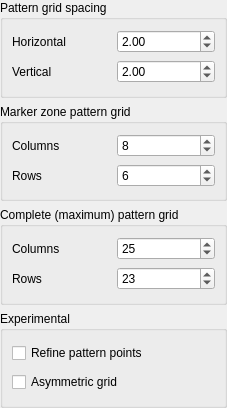
<?xml version="1.0" encoding="UTF-8"?>
<ui version="4.0">
 <class>ZRingGridPatternFinderConfigWidget</class>
 <widget class="QWidget" name="ZRingGridPatternFinderConfigWidget">
  <property name="geometry">
   <rect>
    <x>0</x>
    <y>0</y>
    <width>227</width>
    <height>408</height>
   </rect>
  </property>
  <property name="windowTitle">
   <string>Form</string>
  </property>
  <layout class="QVBoxLayout" name="verticalLayout">
   <property name="leftMargin">
    <number>0</number>
   </property>
   <property name="topMargin">
    <number>0</number>
   </property>
   <property name="rightMargin">
    <number>0</number>
   </property>
   <property name="bottomMargin">
    <number>0</number>
   </property>
   <item>
    <widget class="QGroupBox" name="groupBox_3">
     <property name="title">
      <string>Pattern grid spacing</string>
     </property>
     <layout class="QGridLayout" name="gridLayout_4">
      <item row="0" column="0">
       <widget class="QLabel" name="label_12">
        <property name="text">
         <string>Horizontal</string>
        </property>
       </widget>
      </item>
      <item row="0" column="1">
       <widget class="QDoubleSpinBox" name="sizeColWidthSpinBox">
        <property name="value">
         <double>2.000000000000000</double>
        </property>
       </widget>
      </item>
      <item row="1" column="0">
       <widget class="QLabel" name="label_17">
        <property name="text">
         <string>Vertical</string>
        </property>
       </widget>
      </item>
      <item row="1" column="1">
       <widget class="QDoubleSpinBox" name="sizeRowHeightSpinBox">
        <property name="value">
         <double>2.000000000000000</double>
        </property>
       </widget>
      </item>
     </layout>
    </widget>
   </item>
   <item>
    <widget class="QGroupBox" name="groupBox_2">
     <property name="title">
      <string>Marker zone pattern grid</string>
     </property>
     <layout class="QGridLayout" name="gridLayout_3">
      <item row="0" column="0">
       <widget class="QLabel" name="label_15">
        <property name="text">
         <string>Columns</string>
        </property>
       </widget>
      </item>
      <item row="0" column="1">
       <widget class="QSpinBox" name="sizeColumnsSpinBox">
        <property name="value">
         <number>8</number>
        </property>
       </widget>
      </item>
      <item row="1" column="0">
       <widget class="QLabel" name="label_16">
        <property name="text">
         <string>Rows</string>
        </property>
       </widget>
      </item>
      <item row="1" column="1">
       <widget class="QSpinBox" name="sizeRowsSpinBox">
        <property name="value">
         <number>6</number>
        </property>
       </widget>
      </item>
     </layout>
    </widget>
   </item>
   <item>
    <widget class="QGroupBox" name="groupBox">
     <property name="title">
      <string>Complete (maximum) pattern grid </string>
     </property>
     <layout class="QGridLayout" name="gridLayout_2">
      <item row="0" column="0">
       <widget class="QLabel" name="label_19">
        <property name="text">
         <string>Columns</string>
        </property>
       </widget>
      </item>
      <item row="0" column="1">
       <widget class="QSpinBox" name="maxSizeColumnsSpinBox">
        <property name="value">
         <number>25</number>
        </property>
       </widget>
      </item>
      <item row="1" column="0">
       <widget class="QLabel" name="label_18">
        <property name="text">
         <string>Rows</string>
        </property>
       </widget>
      </item>
      <item row="1" column="1">
       <widget class="QSpinBox" name="maxSizeRowsSpinBox">
        <property name="value">
         <number>23</number>
        </property>
       </widget>
      </item>
     </layout>
    </widget>
   </item>
   <item>
    <widget class="QGroupBox" name="groupBox_4">
     <property name="title">
      <string>Experimental</string>
     </property>
     <layout class="QGridLayout" name="gridLayout">
      <item row="0" column="0">
       <widget class="QCheckBox" name="refinePatternPointsCheckBox">
        <property name="text">
         <string>Refine pattern points</string>
        </property>
       </widget>
      </item>
      <item row="1" column="0">
       <widget class="QCheckBox" name="asymmetricGridCheckBox">
        <property name="text">
         <string>Asymmetric grid</string>
        </property>
       </widget>
      </item>
     </layout>
    </widget>
   </item>
  </layout>
 </widget>
 <resources/>
 <connections/>
</ui>
